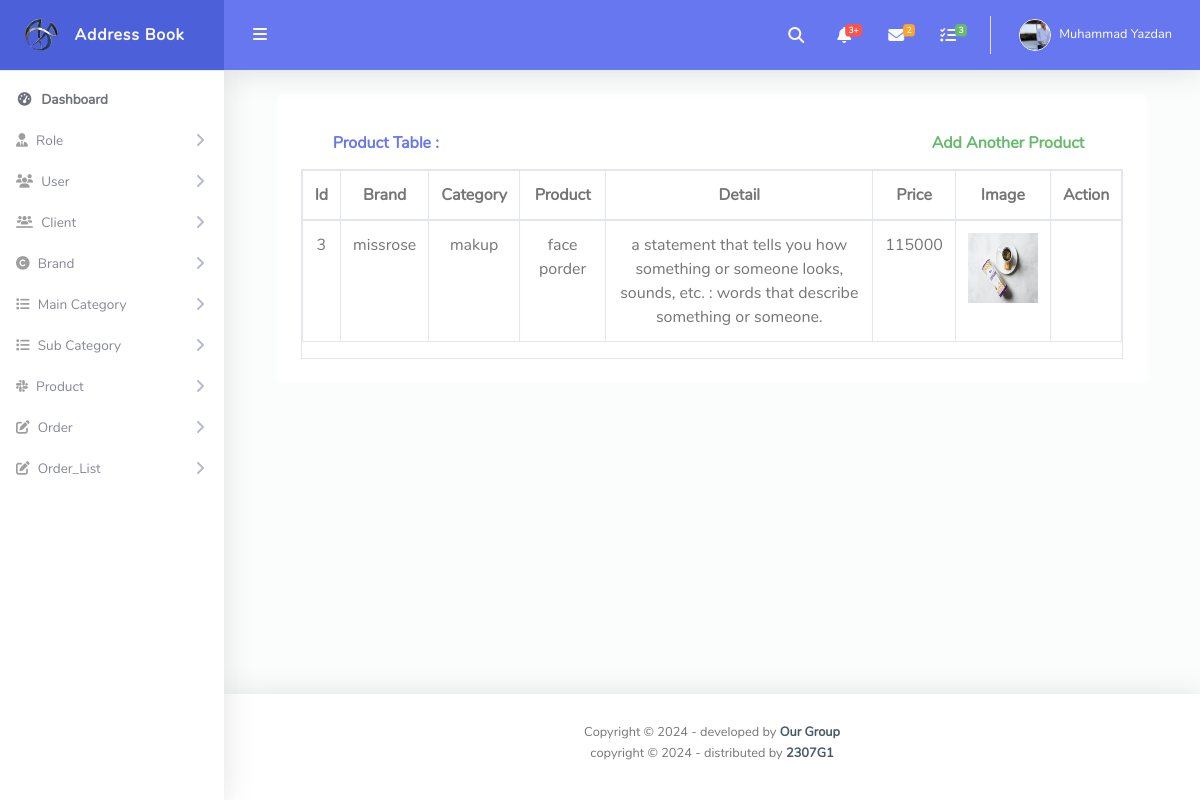
Page /admin/product_show.php on the earlier database version.
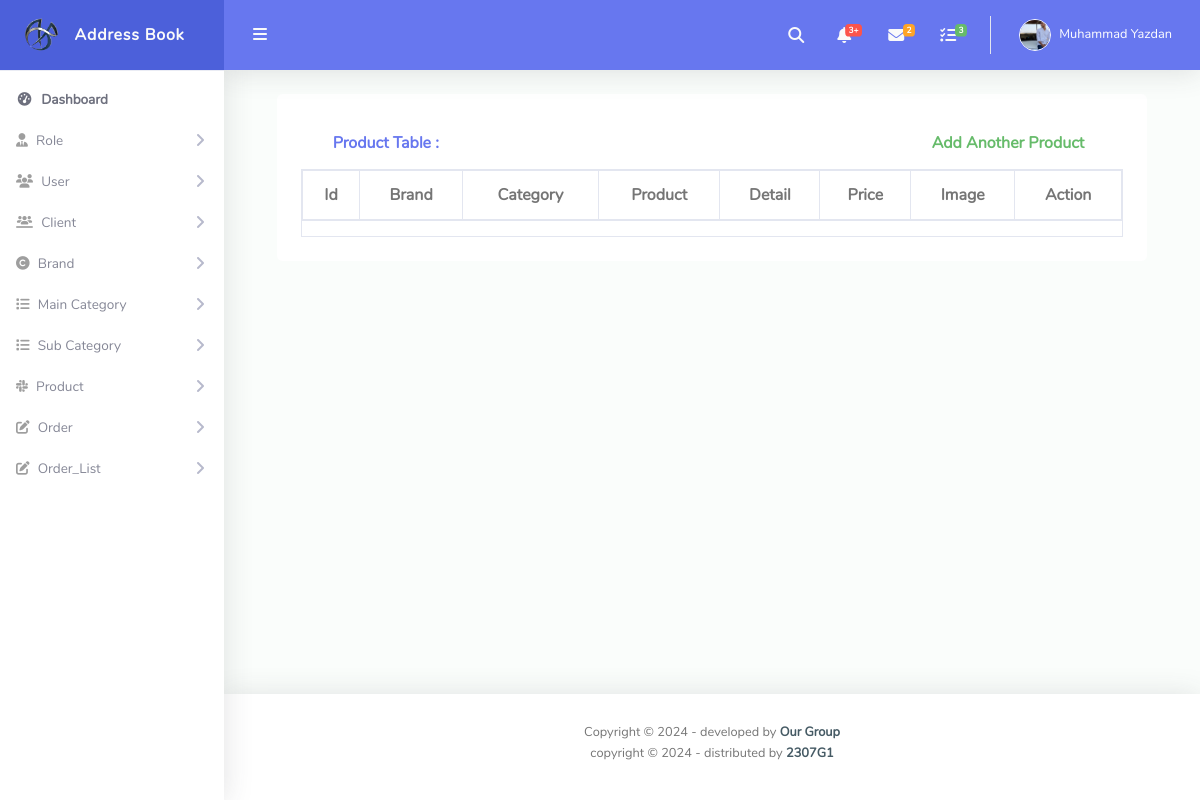
Same page on the later database version.
### tables this page shows
CREATE TABLE `product` (
  `id` int(11) NOT NULL,
  `brand_id_FK` int(11) NOT NULL,
  `sub_category_id_FK` int(11) NOT NULL,
  `product_name` varchar(255) NOT NULL,
  `description` varchar(255) NOT NULL,
  `price` int(11) NOT NULL,
  `product_image` varchar(255) NOT NULL
);

CREATE TABLE `brand` (
  `id` int(11) NOT NULL,
  `brand_name` varchar(255) NOT NULL
);

CREATE TABLE `sub_cateory` (
  `id` int(11) NOT NULL,
  `main_category_id_FK` int(11) NOT NULL,
  `sub_category_name` varchar(255) NOT NULL,
  `sub_category_image` varchar(255) NOT NULL
);

### admin/product_show.php (the view, shortened to what the changed rows need)
<?php
include("./connection.php");
include("./header.php");
$sql = "select product .* , brand.brand_name , sub_cateory.sub_category_name from product inner join brand on brand.id = product.brand_id_FK inner join sub_cateory on sub_cateory.id = product.sub_category_id_FK";
$result = mysqli_query($con, $sql);
?>
<div id="content-wrapper" class="d-flex flex-column">
    <div id="content">
        <div class="col-lg-11 mx-auto">
            <div class="bg-light rounded h-100 p-4">
                <div class="table-responsive table-bordered text-center text-dark e1">
                    <table class="table">
                        <thead>
                            <tr>
                                <th scope="col">Id</th>
                                <th scope="col">Brand</th>
                                <th scope="col">Category</th>
                                <th scope="col">Product</th>
                                <th scope="col">Detail</th>
                                <th scope="col">Price</th>
                                <th scope="col">Image</th>
                                <th scope="col">Action</th>
                            </tr>
                        </thead>
                        <tbody>
                            <tr>
                                <?php
                                while ($rows = mysqli_fetch_assoc($result)) {
                                ?>
                                    <td><?php echo $rows['id'] ?></td>
                                    <td><?php echo $rows['brand_name'] ?></td>
                                    <td><?php echo $rows['sub_category_name'] ?></td>
                                    <td><?php echo $rows['product_name'] ?></td>
                                    <td><?php echo $rows['description'] ?></td>
                                    <td><?php echo $rows['price'] ?></td>
                                    <td><img src="img/product/<?php echo $rows['product_image'] ?>" height="70px" width="70px"></td>
                                    <td><a href="product_update.php?id=<?php echo $rows['id'] ?>">
                                                </td>
                            </tr>
                        <?php  } ?>
                        </tbody>
                    </table>
                </div>
            </div>
        </div>
    </div>
    <?php
    include("./footer.php");
    ?>

Differences in the rows shown:
removed product: id "3", brand_id_FK.brand_name "missrose", sub_category_id_FK.sub_category_name "makup", product_name "face porder", description "a statement that tells you how something or someone looks, sounds, etc. : words that describe something or someone.", price "115000", product_image (picture)
